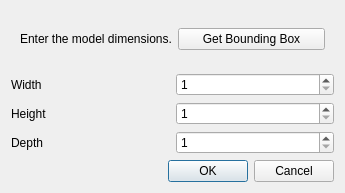
<?xml version="1.0" encoding="UTF-8"?>
<ui version="4.0">
 <class>ResizeDialog</class>
 <widget class="QDialog" name="ResizeDialog">
  <property name="geometry">
   <rect>
    <x>0</x>
    <y>0</y>
    <width>345</width>
    <height>193</height>
   </rect>
  </property>
  <property name="windowTitle">
   <string>Model Size</string>
  </property>
  <layout class="QVBoxLayout" name="verticalLayout">
   <item>
    <widget class="QFrame" name="frame">
     <property name="frameShape">
      <enum>QFrame::NoFrame</enum>
     </property>
     <property name="frameShadow">
      <enum>QFrame::Plain</enum>
     </property>
     <layout class="QGridLayout" name="gridLayout">
      <item row="0" column="0">
       <layout class="QHBoxLayout" name="horizontalLayout">
        <item>
         <widget class="QLabel" name="label">
          <property name="text">
           <string>Enter the model dimensions.</string>
          </property>
         </widget>
        </item>
        <item>
         <widget class="QPushButton" name="button_auto">
          <property name="text">
           <string>Get Bounding Box</string>
          </property>
         </widget>
        </item>
       </layout>
      </item>
     </layout>
    </widget>
   </item>
   <item>
    <layout class="QGridLayout" name="gridLayout_2">
     <item row="2" column="1">
      <widget class="QSpinBox" name="depth">
       <property name="minimum">
        <number>1</number>
       </property>
       <property name="maximum">
        <number>127</number>
       </property>
      </widget>
     </item>
     <item row="0" column="0">
      <widget class="QLabel" name="label_2">
       <property name="text">
        <string>Width</string>
       </property>
      </widget>
     </item>
     <item row="0" column="1">
      <widget class="QSpinBox" name="width">
       <property name="minimum">
        <number>1</number>
       </property>
       <property name="maximum">
        <number>127</number>
       </property>
      </widget>
     </item>
     <item row="1" column="0">
      <widget class="QLabel" name="label_3">
       <property name="text">
        <string>Height</string>
       </property>
      </widget>
     </item>
     <item row="1" column="1">
      <widget class="QSpinBox" name="height">
       <property name="minimum">
        <number>1</number>
       </property>
       <property name="maximum">
        <number>127</number>
       </property>
      </widget>
     </item>
     <item row="2" column="0">
      <widget class="QLabel" name="label_4">
       <property name="text">
        <string>Depth</string>
       </property>
      </widget>
     </item>
    </layout>
   </item>
   <item>
    <widget class="QDialogButtonBox" name="buttonBox">
     <property name="orientation">
      <enum>Qt::Horizontal</enum>
     </property>
     <property name="standardButtons">
      <set>QDialogButtonBox::Cancel|QDialogButtonBox::Ok</set>
     </property>
    </widget>
   </item>
  </layout>
 </widget>
 <tabstops>
  <tabstop>width</tabstop>
  <tabstop>height</tabstop>
  <tabstop>depth</tabstop>
  <tabstop>buttonBox</tabstop>
 </tabstops>
 <resources/>
 <connections>
  <connection>
   <sender>buttonBox</sender>
   <signal>accepted()</signal>
   <receiver>ResizeDialog</receiver>
   <slot>accept()</slot>
   <hints>
    <hint type="sourcelabel">
     <x>248</x>
     <y>254</y>
    </hint>
    <hint type="destinationlabel">
     <x>157</x>
     <y>274</y>
    </hint>
   </hints>
  </connection>
  <connection>
   <sender>buttonBox</sender>
   <signal>rejected()</signal>
   <receiver>ResizeDialog</receiver>
   <slot>reject()</slot>
   <hints>
    <hint type="sourcelabel">
     <x>316</x>
     <y>260</y>
    </hint>
    <hint type="destinationlabel">
     <x>286</x>
     <y>274</y>
    </hint>
   </hints>
  </connection>
 </connections>
</ui>
